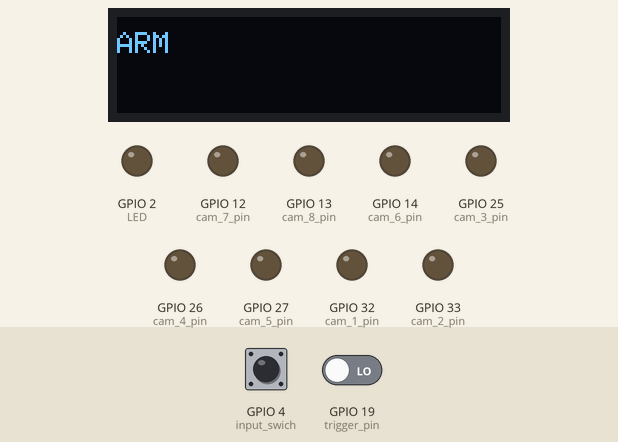
Bench run of a sketch on a simulated ESP32. Parts: 128×32 one-colour display, output pins drawn as LEDs (lit = HIGH). Dashed ring = blinking. The inputs (shaded band) are chosen by the test bench; at power-on: GPIO 19 (trigger_pin) LOW, GPIO 4 (input_swich) LOW. The display library's start-up logo is not drawn; what the sketch prints to the serial monitor is not drawn.

Above: at 2.5 s.
2.6 s: GPIO 19 (trigger_pin) driven HIGH
At 2.76 s:
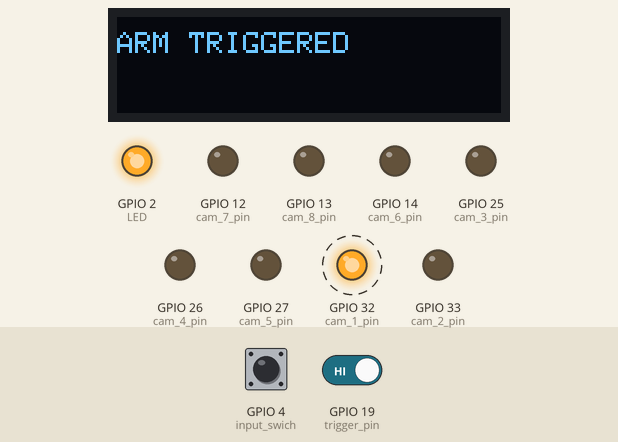
4.7 s: GPIO 4 (input_swich) pulled HIGH for 1 s
At 5.5 s:
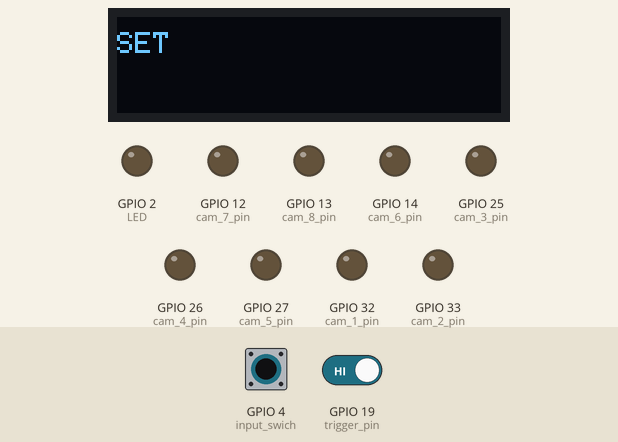
6.3 s: GPIO 19 (trigger_pin) driven LOW
At 6.47 s:
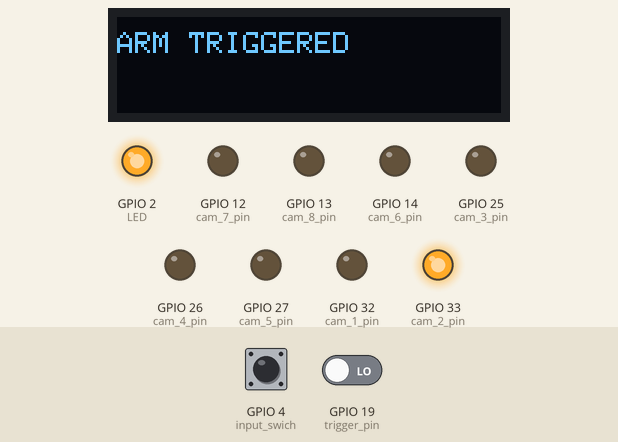
8.4 s: GPIO 4 (input_swich) pulled HIGH for 0.15 s
At 8.49 s:
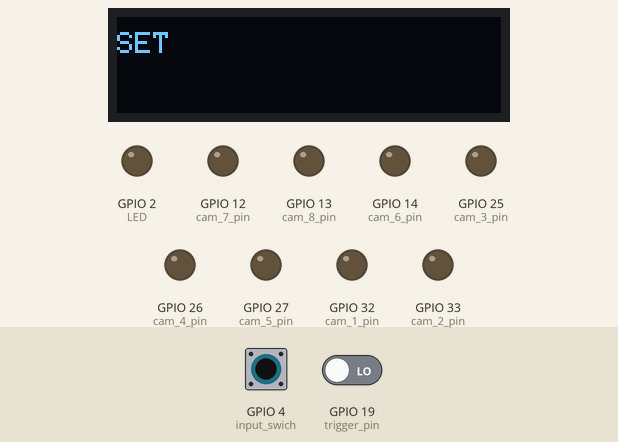
10.0 s: GPIO 4 (input_swich) pulled HIGH for 3.2 s
Timing chart, 0 to 13.0 s (numbered marks = the images above; inputs shaded):
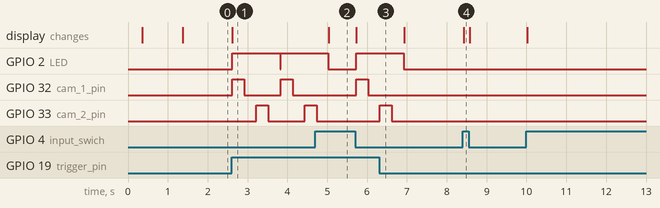

Measured:
- after the input at 2.6 s, GPIO 2 (LED): LOW → HIGH at once, → LOW 1.2 s later, → HIGH 0.01 s later; GPIO 32 (cam_1_pin): alternates HIGH for 0.30 s and LOW for 0.91 s, starting at once; GPIO 33 (cam_2_pin): LOW → HIGH after 0.62 s, → LOW 0.30 s later, → HIGH 0.91 s later; the display: changes at once (image 1)
- after the input at 4.7 s, GPIO 33 (cam_2_pin): goes on until 4.7 s, then stays LOW; the display: changes after 0.34 s (image 2)
- after the input at 6.3 s, GPIO 2 (LED): goes on until 6.9 s, then stays LOW; GPIO 32 (cam_1_pin): stays LOW (without the input it goes to HIGH after 0.64 s); GPIO 33 (cam_2_pin): goes on until 6.6 s, then stays LOW
- after the input at 8.4 s, the display: changes at once (image 4)

The sketch:

esp_32.ino
```cpp
/*
 * https://circuits4you.com
 * ESP32 LED Blink Example
 * Board ESP23 DEVKIT V1
 *
 * ON Board LED GPIO 2
 */

#include <SPI.h>
#include <Wire.h>
#include <Adafruit_GFX.h>
#include <Adafruit_SSD1306.h>

#define SCREEN_WIDTH 128 // OLED display width, in pixels
#define SCREEN_HEIGHT 32 // OLED display height, in pixels
#define OLED_RESET     -1 // Reset pin # (or -1 if sharing Arduino reset pin)
Adafruit_SSD1306 display(SCREEN_WIDTH, SCREEN_HEIGHT, &Wire, OLED_RESET);

#define LED 2
const int input_swich = 4;
const int trigger_pin = 19;


const int cam_1_pin = 32;
const int cam_2_pin = 33;
const int cam_3_pin = 25;
const int cam_4_pin = 26;
const int cam_5_pin = 27;
const int cam_6_pin = 14;
const int cam_7_pin = 12;
const int cam_8_pin = 13;


int external_delay_time = 300; // Time between cameras
int internal_delay_time = 300; // Time between cameras
int triggered = 0;
int swichState = 0;
int buttonState = 0;

  void setup() {

  pinMode(input_swich, INPUT);
  pinMode(cam_1_pin, OUTPUT);
  pinMode(cam_2_pin, OUTPUT);
  pinMode(cam_3_pin, OUTPUT);
  pinMode(cam_4_pin, OUTPUT);
  pinMode(cam_5_pin, OUTPUT);
  pinMode(cam_6_pin, OUTPUT);
  pinMode(cam_7_pin, OUTPUT);
  pinMode(cam_8_pin, OUTPUT);

  pinMode(input_swich, INPUT);


  Serial.begin(115200);
  pinMode(LED,OUTPUT);
  // SSD1306_SWITCHCAPVCC = generate display voltage from 3.3V internally
  if(!display.begin(SSD1306_SWITCHCAPVCC, 0x3C)) {
    Serial.println(F("SSD1306 allocation failed"));
    for(;;); // Don't proceed, loop forever
  }
  display.display();
  delay(300);
  display.clearDisplay();
  display.setTextSize(1);             // Normal 1:1 pixel scale
  display.setTextColor(SSD1306_WHITE);        // Draw white text
  display.setCursor(0,5);             // Start at top-left corner
  display.println("Light stage prot. ver. 0.1!");
  display.println("Ready to begin!");
  display.display();
  delay(1000);

   // Clear the buffer
  display.clearDisplay();

}

void loop() {
  swichState = digitalRead(input_swich);
  if (digitalRead(trigger_pin) == HIGH){
    triggered = 1;
  }
  display.clearDisplay();
  display.setCursor(0,5);
  if (swichState == HIGH) {
    triggered = 0;
    display.print("SET");
    Serial.println("SET");
  }
  else{
    display.print("ARM");
    Serial.println("ARM");
    if (triggered == 1){
      display.print(" TRIGGERED");
      Serial.println(" TRIGGERED");
    }
  }
  display.display();
  delay(1);


  if(triggered){
  digitalWrite(LED, HIGH);

  blink(cam_1_pin,internal_delay_time,external_delay_time);
  blink(cam_2_pin,internal_delay_time,external_delay_time);
  digitalWrite(LED, LOW);

  }
  triggered=0;

}


int blink(int pin,int int_delay,int ext_delay){
  digitalWrite(pin, HIGH);
  delay(int_delay);
  digitalWrite(pin, LOW);
  delay(ext_delay);
}
```
